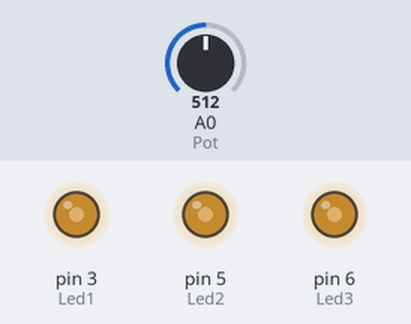
This sketch was run on a simulated Arduino Uno, built with avr-gcc and run on an emulated ATmega328P. Parts: output pins drawn as LEDs (lit = HIGH). The test bench sets the inputs (shaded band); at power-on: A0 (Pot) = 512.

Above: at 1.2 s.
1.3 s: A0 (Pot) set to 716
At 2.5 s:
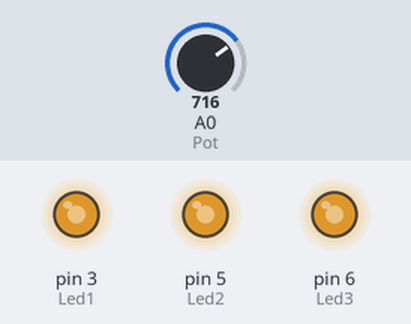
2.8 s: A0 (Pot) set to 900
At 3.8 s:
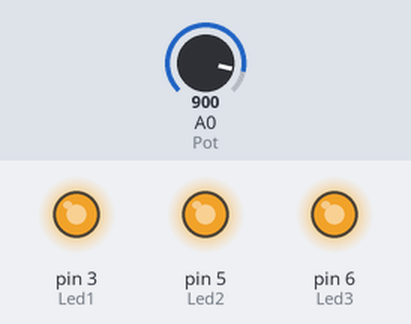
4.3 s: A0 (Pot) set to 122
At 4.9 s:
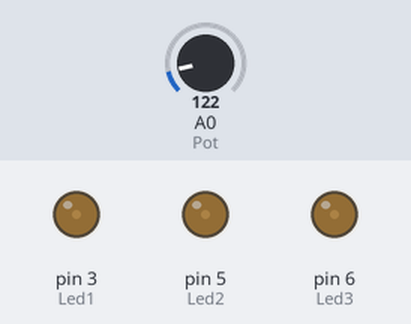
5.8 s: A0 (Pot) set to 0
At 6.1 s:
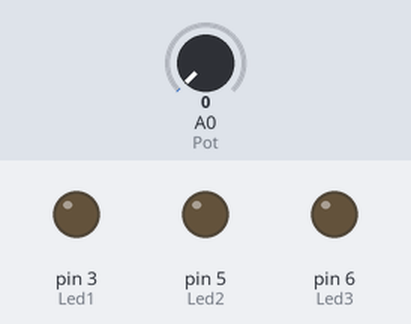
7.3 s: A0 (Pot) set to 511
At 8.4 s:
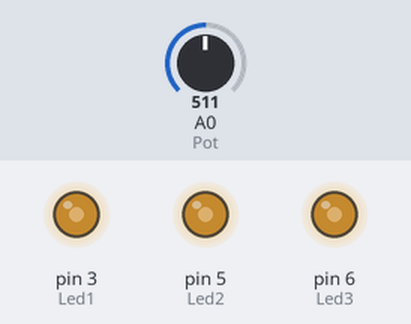
Timing chart, 0 to 9.8 s (numbered marks = the images above; inputs shaded):
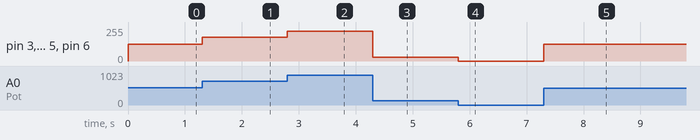

The sketch:

sketch_practica_7_1.ino
```cpp
 #define Led1 3
 #define Led2 5
 #define Led3 6
 #define Pot A0
 int medida_Pot, valor_Pwm;

  void setup() {

 pinMode(Led1 , OUTPUT);

 pinMode(Led2 , OUTPUT);

 pinMode(Led3 , OUTPUT);

}

  void loop() {

 medida_Pot = analogRead(Pot);

 valor_Pwm = map(medida_Pot, 0, 1023, 0, 255);

 analogWrite(Led1  , valor_Pwm);

 analogWrite(Led2  , valor_Pwm);

 analogWrite(Led3  , valor_Pwm);
}
```

Measured:
- after the input at 1.3 s, pin 3 (Led1), pin 5 (Led2), pin 6 (Led3): 127/255 → 178/255 at once
- after the input at 2.8 s, pin 3 (Led1), pin 5 (Led2), pin 6 (Led3): 178/255 → 224/255 at once
- after the input at 4.3 s, pin 3 (Led1), pin 5 (Led2), pin 6 (Led3): 224/255 → 30/255 at once
- after the input at 5.8 s, pin 3 (Led1), pin 5 (Led2), pin 6 (Led3): 30/255 → 0/255 at once
- after the input at 7.3 s, pin 3 (Led1), pin 5 (Led2), pin 6 (Led3): 0/255 → 127/255 at once
